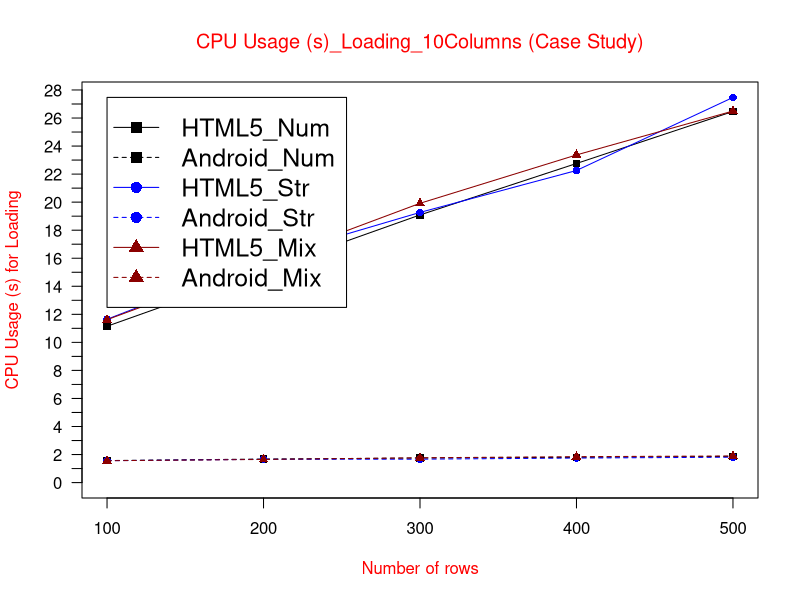

Reproduce this figure in R.
data <- read.table("(CS)CU(s)loading10col.txt", header = TRUE)

max_y <- max(data)
plot_colors <- c("black", "blue", "red4")
png(filename="(CS)CU(s)loading10col.png", height = 1000, width = 1450, bg = "white")
plot(data$HTML5_Num, type = "o", col = plot_colors[1], pch=15,  ylim=c(0,max_y), axes=FALSE, ann=FALSE)
axis(1, at=1:5, lab=c("100", "200", "300", "400", "500"))
axis(2, las=1, at=1*0:(max_y+1), cex.axis = 1)

box()
lines(data$Android_Num, type="o", pch=15, lty=2, col=plot_colors[1])
lines(data$HTML5_Str, type="o", pch=16, lty=1,  col=plot_colors[2])
lines(data$Android_Str, type="o", pch=16, lty=2,  col=plot_colors[2])   
lines(data$HTML5_Mix, type="o", pch=17, lty=1, col=plot_colors[3])
lines(data$Android_Mix, type="o", pch=17, lty=2,   col=plot_colors[3])

title(main="CPU Usage (s)_Loading_10Columns (Case Study)", col.main="red", font.main=6)
title(xlab= "Number of rows", col.lab="red")
title(ylab= "CPU Usage (s) for Loading", col.lab="red")
legend(1, max_y, names(data), cex=1.5, col=c("black", "black","blue", "blue","red4","red4"), pch=c(15,15,16,16,17,17), lty=c(1,2,1,2,1,2));

dev.off()
